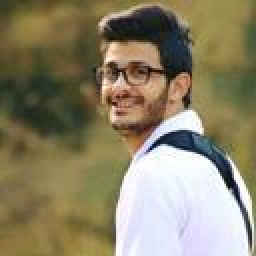
#> input picture me.jpg, 128 x 128 px (shown 2 times larger)
$ python day-9.py
#> lines starting #> are read from the running program, lines starting #| are printed output that depends on the picture
# -*- coding: utf-8 -*-
"""
Created on Sun Dec  1 09:32:25 2019

@author: Ahmad ALaarg
"""


"""
import statistics as st
X = [3,1.5,4.5,6.75,2.25, 5.75,2.25]

If X = [3,1.5,4.5,6.75,2.25, 5.75,2.25], find :
print(st.mean00 )
print(st.harmonic_mean00 )
print(st.median00 )
print(st.median_low00 )
print(st.median.high00 )
print(st.median.grouped00 )
print(st.mode00 )
print(st.pstdev00 )
print(st.pvariance00 )
print(st.stdev00 )
print(st.variance00 )


import random
print( random.random() )
print ( random.randrange(100) )
print ( random.choice(['Jordan', 'USA', 'UK']) )
print ( random.sample(range(100), 5) )
print ( random.choice('abcdefghij') )
items = [11, 12, 30, 14, 35, 66, 17]
random.shuffle(items)
print( items )
print ( random.randint(10, 20) )
print ( random.randrange(0, 101, 2) )
print  ( random.uniform(1, 100))
print()

 """

from PIL import Image
im = Image.open('me.jpg')
#> im is the input picture: PIL image 128x128 RGB; mean R, G, B 139.7, 131.1, 104.2
print(im.format, im.size, im.mode)
#| JPEG (128, 128) RGB
#im.show()


size =(128, 128)
saved = "me.jpg"
try :
    im = Image.open("me.jpg")
except :
    print ("unable to load image ")

im.thumbnail(size)
im.save(saved)
#im.show()

from PIL import Image
from PIL import ImageDraw
im=Image.open('me.jpg')
draw=ImageDraw.Draw(im)
draw.line((0,0)+im.size, fill = (225,225,225))
draw.line((0,im.size[1], im.size[0],0),fill=(225,225,225))
draw.text((im.size[0]/2-im.size[0]/2,im.size[1]/2+20),'Asma',fill=(225,225,0))
draw.text((im.size[0]/2-im.size[0]/2,im.size[1]/2-60),'Image',fill=(225,225,0))
im.show()
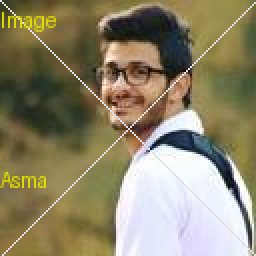
#> shown: PIL image 128x128 RGB (shown 2 times larger); mean R, G, B 141.5, 133.3, 105.4
